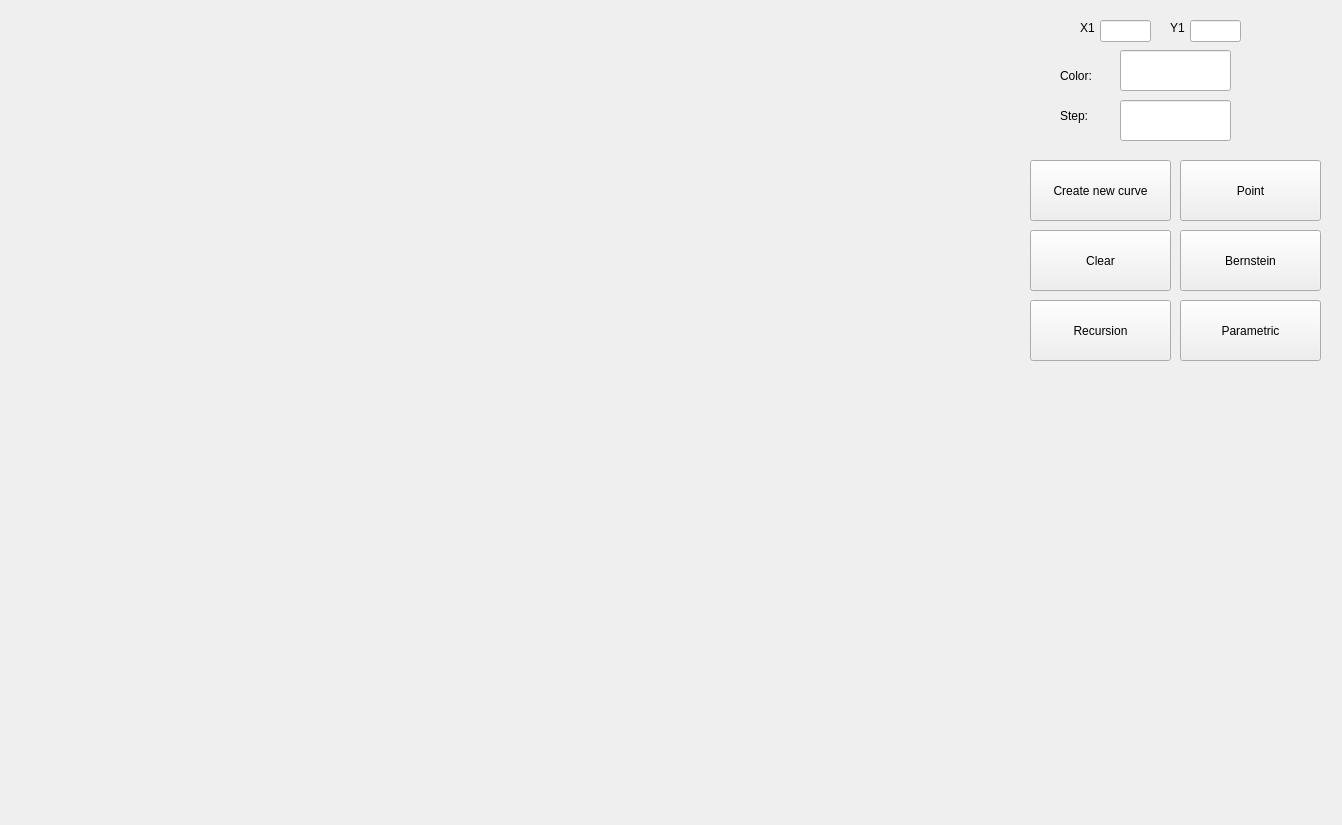
<?xml version="1.0" encoding="UTF-8"?>
<ui version="4.0">
 <class>MainWindow</class>
 <widget class="QMainWindow" name="MainWindow">
  <property name="geometry">
   <rect>
    <x>0</x>
    <y>0</y>
    <width>1342</width>
    <height>825</height>
   </rect>
  </property>
  <property name="windowTitle">
   <string>MainWindow</string>
  </property>
  <widget class="QWidget" name="centralwidget">
   <widget class="QWidget" name="widget" native="true">
    <property name="geometry">
     <rect>
      <x>0</x>
      <y>0</y>
      <width>1001</width>
      <height>821</height>
     </rect>
    </property>
    <property name="styleSheet">
     <string notr="true">backgroud-color: rgb(255, 255, 255)
</string>
    </property>
   </widget>
   <widget class="QLabel" name="X1_label">
    <property name="geometry">
     <rect>
      <x>1080</x>
      <y>20</y>
      <width>16</width>
      <height>16</height>
     </rect>
    </property>
    <property name="text">
     <string>X1</string>
    </property>
   </widget>
   <widget class="QLabel" name="Y1_label">
    <property name="geometry">
     <rect>
      <x>1170</x>
      <y>20</y>
      <width>16</width>
      <height>16</height>
     </rect>
    </property>
    <property name="text">
     <string>Y1</string>
    </property>
   </widget>
   <widget class="QLineEdit" name="X1_lineEdit">
    <property name="geometry">
     <rect>
      <x>1100</x>
      <y>20</y>
      <width>51</width>
      <height>22</height>
     </rect>
    </property>
   </widget>
   <widget class="QLineEdit" name="Y1_lineEdit">
    <property name="geometry">
     <rect>
      <x>1190</x>
      <y>20</y>
      <width>51</width>
      <height>22</height>
     </rect>
    </property>
   </widget>
   <widget class="QLabel" name="color_label">
    <property name="geometry">
     <rect>
      <x>1060</x>
      <y>60</y>
      <width>51</width>
      <height>31</height>
     </rect>
    </property>
    <property name="text">
     <string>Color:</string>
    </property>
   </widget>
   <widget class="QLineEdit" name="Color_lineEdit">
    <property name="geometry">
     <rect>
      <x>1120</x>
      <y>50</y>
      <width>111</width>
      <height>41</height>
     </rect>
    </property>
   </widget>
   <widget class="QPushButton" name="CreateButton">
    <property name="geometry">
     <rect>
      <x>1180</x>
      <y>160</y>
      <width>141</width>
      <height>61</height>
     </rect>
    </property>
    <property name="text">
     <string>Point</string>
    </property>
   </widget>
   <widget class="QPushButton" name="ClearButton">
    <property name="geometry">
     <rect>
      <x>1030</x>
      <y>230</y>
      <width>141</width>
      <height>61</height>
     </rect>
    </property>
    <property name="text">
     <string>Clear</string>
    </property>
   </widget>
   <widget class="QLabel" name="error_label">
    <property name="geometry">
     <rect>
      <x>1100</x>
      <y>760</y>
      <width>181</width>
      <height>31</height>
     </rect>
    </property>
    <property name="text">
     <string/>
    </property>
   </widget>
   <widget class="QPushButton" name="Bezier_curve_but">
    <property name="geometry">
     <rect>
      <x>1030</x>
      <y>300</y>
      <width>141</width>
      <height>61</height>
     </rect>
    </property>
    <property name="text">
     <string>Recursion</string>
    </property>
   </widget>
   <widget class="QLineEdit" name="step_lineEdit">
    <property name="geometry">
     <rect>
      <x>1120</x>
      <y>100</y>
      <width>111</width>
      <height>41</height>
     </rect>
    </property>
   </widget>
   <widget class="QLabel" name="color_label_2">
    <property name="geometry">
     <rect>
      <x>1060</x>
      <y>100</y>
      <width>51</width>
      <height>31</height>
     </rect>
    </property>
    <property name="text">
     <string>Step:</string>
    </property>
   </widget>
   <widget class="QPushButton" name="bernstein_button">
    <property name="geometry">
     <rect>
      <x>1180</x>
      <y>230</y>
      <width>141</width>
      <height>61</height>
     </rect>
    </property>
    <property name="text">
     <string>Bernstein</string>
    </property>
   </widget>
   <widget class="QPushButton" name="NewCurveButton">
    <property name="geometry">
     <rect>
      <x>1030</x>
      <y>160</y>
      <width>141</width>
      <height>61</height>
     </rect>
    </property>
    <property name="text">
     <string>Create new curve</string>
    </property>
   </widget>
   <widget class="QPushButton" name="Parametric_curve_but">
    <property name="geometry">
     <rect>
      <x>1180</x>
      <y>300</y>
      <width>141</width>
      <height>61</height>
     </rect>
    </property>
    <property name="text">
     <string>Parametric</string>
    </property>
   </widget>
  </widget>
 </widget>
 <resources/>
 <connections/>
</ui>
